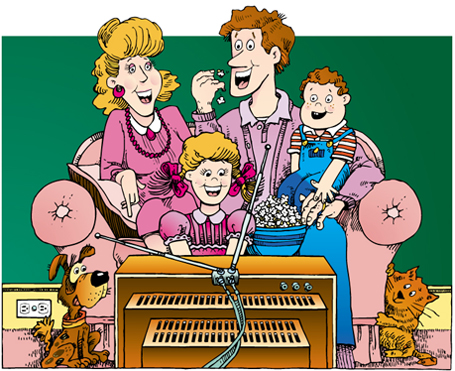
#> input picture 4/femfel/images/femfel1.png, 455 x 371 px
$ python stitch.py   (older library calls are emulated)
#> lines starting #> are read from the running program, lines starting #| are printed output that depends on the picture; after the words box and inside, x2 and y2 are one past the last pixel; in counts of white or black regions, pixels touching at a corner belong together
### 4/femfel/pyimagesearch/panorama.py
# import the necessary packages
import numpy as np
import imutils
import cv2

class Stitcher:
	def __init__(self):
		# determine if we are using OpenCV v3.X
		self.isv3 = imutils.is_cv3()

	def stitch(self, images, ratio=0.75, reprojThresh=4.0,
		showMatches=False):
		# unpack the images, then detect keypoints and extract
		# local invariant descriptors from them
		(imageB, imageA) = images
		(kpsA, featuresA) = self.detectAndDescribe(imageA)
		(kpsB, featuresB) = self.detectAndDescribe(imageB)

		# match features between the two images
		M = self.matchKeypoints(kpsA, kpsB,
			featuresA, featuresB, ratio, reprojThresh)

		# if the match is None, then there aren't enough matched
		# keypoints to create a panorama
		if M is None:
			return None

		# otherwise, apply a perspective warp to stitch the images
		# together
		(matches, H, status) = M

		result = cv2.warpPerspective(imageA, H, (imageA.shape[1], imageA.shape[0]), borderValue= (255, 255, 255))

		# check to see if the keypoint matches should be visualized
		if showMatches:
			vis = self.drawMatches(imageA, imageB, kpsA, kpsB, matches,
				status)

			# return a tuple of the stitched image and the
			# visualization
			return (result, vis)

		# return the stitched image
		return result

	def detectAndDescribe(self, image):
		# convert the image to grayscale
		gray = cv2.cvtColor(image, cv2.COLOR_BGR2GRAY)

		# check to see if we are using OpenCV 3.X
		if self.isv3:
			# detect and extract features from the image
			descriptor = cv2.xfeatures2d.SIFT_create()
			(kps, features) = descriptor.detectAndCompute(image, None)

		# otherwise, we are using OpenCV 2.4.X
		else:
			# detect keypoints in the image
			detector = cv2.FeatureDetector_create("SIFT")
			kps = detector.detect(gray)

			# extract features from the image
			extractor = cv2.DescriptorExtractor_create("SIFT")
			(kps, features) = extractor.compute(gray, kps)

		# convert the keypoints from KeyPoint objects to NumPy
		# arrays
		kps = np.float32([kp.pt for kp in kps])

		# return a tuple of keypoints and features
		return (kps, features)

	def matchKeypoints(self, kpsA, kpsB, featuresA, featuresB,
		ratio, reprojThresh):
		# compute the raw matches and initialize the list of actual
		# matches
		matcher = cv2.DescriptorMatcher_create("BruteForce")
		rawMatches = matcher.knnMatch(featuresA, featuresB, 2)
		matches = []

		# loop over the raw matches
		for m in rawMatches:
			# ensure the distance is within a certain ratio of each
			# other (i.e. Lowe's ratio test)
			if len(m) == 2 and m[0].distance < m[1].distance * ratio:
				matches.append((m[0].trainIdx, m[0].queryIdx))

		# computing a homography requires at least 4 matches
		if len(matches) > 4:
			# construct the two sets of points
			ptsA = np.float32([kpsA[i] for (_, i) in matches])
			ptsB = np.float32([kpsB[i] for (i, _) in matches])

			# compute the homography between the two sets of points
			(H, status) = cv2.findHomography(ptsA, ptsB, cv2.RANSAC,
				reprojThresh)

			# return the matches along with the homograpy matrix
			# and status of each matched point
			return (matches, H, status)

		# otherwise, no homograpy could be computed
		return None

	def drawMatches(self, imageA, imageB, kpsA, kpsB, matches, status):
		# initialize the output visualization image
		(hA, wA) = imageA.shape[:2]
		(hB, wB) = imageB.shape[:2]
		vis = np.zeros((max(hA, hB), wA + wB, 3), dtype="uint8")
		vis[0:hA, 0:wA] = imageA
		vis[0:hB, wA:] = imageB

		# loop over the matches
		for ((trainIdx, queryIdx), s) in zip(matches, status):
			# only process the match if the keypoint was successfully
			# matched
			if s == 1:
				# draw the match
				ptA = (int(kpsA[queryIdx][0]), int(kpsA[queryIdx][1]))
				ptB = (int(kpsB[trainIdx][0]) + wA, int(kpsB[trainIdx][1]))
				cv2.line(vis, ptA, ptB, (0, 255, 0), 1)

		# return the visualization
		return vis

### 4/femfel/stitch.py
from pyimagesearch.panorama import Stitcher
import argparse
import imutils
import cv2
import numpy as np

img1 = cv2.imread("images/femfel1.png")
#> img1 is the input picture: shape (371, 455, 3); mean B, G, R 111.5, 136.1, 131.1
img2 = cv2.imread("images/femfel2.png")
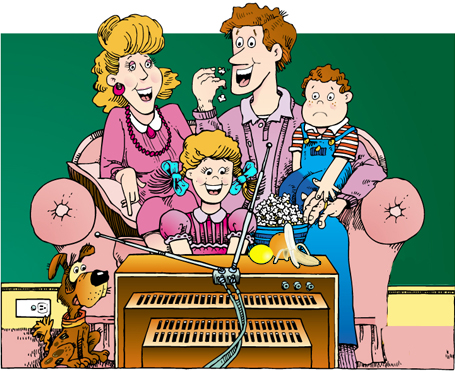
#> input picture 4/femfel/images/femfel2.png, 455 x 371 px
#> img2 is the input picture: shape (371, 455, 3); mean B, G, R 112.4, 137.6, 131.1

stitcher = Stitcher()
(result, vis) = stitcher.stitch([img1, img2], showMatches=True)
#> in detectAndDescribe, `kps = detector.detect(gray)`: kps = 1362 keypoints; strongest (x, y, size): (251, 44, 1.9), (209, 173, 2.4), (222, 173, 2.2), (99, 274, 2)
#> in detectAndDescribe, `kps = np.float32([kp.pt for kp in kps])`: kps = 1362 pairs, first value 3.67 to 451.8, second value 6.42 to 367.5
#> in stitch, `(kpsA, featuresA) = self.detectAndDescribe(imageA)`: kpsA has the same summary as kps in detectAndDescribe
#> in detectAndDescribe (call 2), `gray = cv2.cvtColor(image, cv2.COLOR_BGR2GRAY)`:
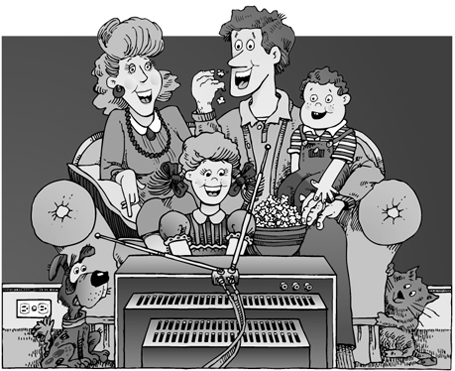
#> gray: shape (371, 455); min 0, max 255, mean 131.8
#> in detectAndDescribe (call 2), `kps = detector.detect(gray)`: kps = 1538 keypoints; strongest (x, y, size): (250, 46, 1.8), (208, 175, 2.4), (221, 174, 2.2), (99, 274, 2.2)
#> in detectAndDescribe (call 2), `kps = np.float32([kp.pt for kp in kps])`: kps = 1538 pairs, first value 3.08 to 450.5, second value 8.41 to 367.6
#> in stitch, `(kpsB, featuresB) = self.detectAndDescribe(imageB)`: kpsB has the same summary as kps in detectAndDescribe
#> in matchKeypoints, `rawMatches = matcher.knnMatch(featuresA, featuresB, 2)`: rawMatches = 1362 matches
#> after the loop in matchKeypoints, `for m in rawMatches:`: matches = 912 pairs, first value 2 to 1478, second value 3 to 1361
#> in matchKeypoints, `ptsA = np.float32([kpsA[i] for (_, i) in matches])`: ptsA = 912 pairs, first value 3.87 to 451.8, second value 6.42 to 367.5
#> in matchKeypoints, `ptsB = np.float32([kpsB[i] for (i, _) in matches])`: ptsB = 912 pairs, first value 3.63 to 409.6, second value 9.38 to 367.6
#> in matchKeypoints, `(H, status) = cv2.findHomography(ptsA, ptsB, cv2.RANSAC, reprojThresh)`: H = [[0.991, 0.000149, 0.941], [-0.000163, 0.992, 3.02], [-2.35e-07, 1.78e-07, 1]]; status = 912 values, max 1 at index 0, min 0 at index 62, mean 0.971
#> in drawMatches, `vis[0:hB, wA:] = imageB`:
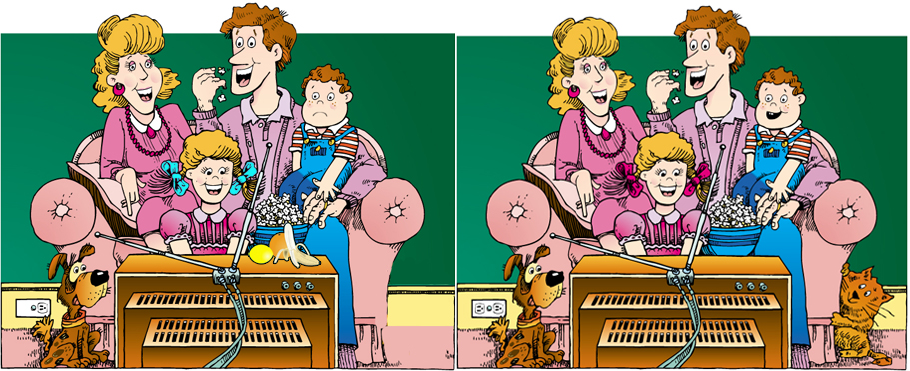
#> vis: shape (371, 910, 3); mean B, G, R 112, 136.9, 131.1
#> the loop in drawMatches, `for ((trainIdx, queryIdx), s) in zip(matches, status):` made 912 passes
#> (trainIdx, queryIdx, ptA, ptB) on passes 1 to 12: (3, 3, (3, 285), (459, 285)), (7, 4, (11, 288), (467, 289)), (10, 7, (17, 329), (473, 329)), (13, 8, (20, 333), (476, 333)), (14, 11, (26, 335), (482, 335)), (16, 12, (30, 335), (486, 335)), (17, 13, (30, 288), (486, 289)), (21, 17, (33, 328), (489, 328)), (22, 18, (33, 352), (489, 352)), (23, 19, (34, 366), (490, 367)), (26, 21, (35, 302), (490, 302)), (27, 23, (36, 289), (492, 289))
#> (ptA, ptB) on passes 61, 62, 64, 65, 66, 67: ((62, 245), (517, 246)), ((62, 250), (518, 251)), ((64, 309), (519, 309)), ((64, 309), (519, 309)), ((64, 355), (520, 355)), ((64, 355), (520, 355))
#> after the loop in drawMatches, `for ((trainIdx, queryIdx), s) in zip(matches, status):`:
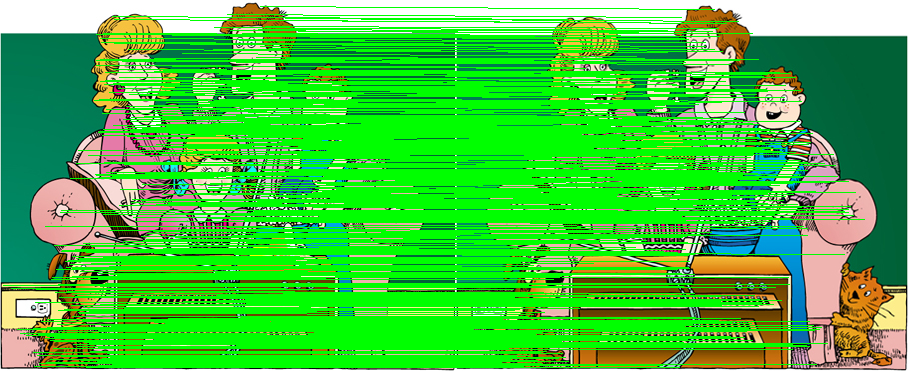
#> vis: shape (371, 910, 3); mean B, G, R 63, 194.5, 70.3

img_diff = cv2.absdiff(result, img1)

kernel = np.ones((2,2), np.uint8)
img_eroded = cv2.erode(img_diff, kernel, iterations=1)

gray = cv2.cvtColor(img_eroded, cv2.COLOR_BGR2GRAY)
retval, dest = cv2.threshold(gray, 40, 255, cv2.THRESH_BINARY)
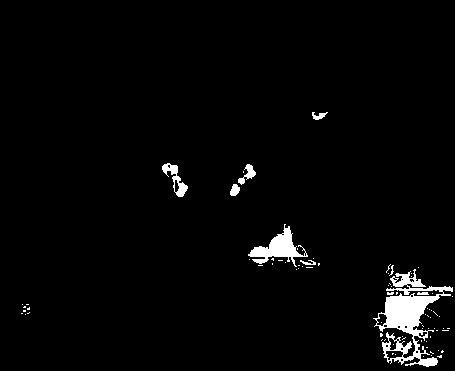
#> dest: shape (371, 455); 2.7% white; 79 white regions (70 under 20 px)

image, contours, hierarchy = cv2.findContours(dest, cv2.RETR_EXTERNAL, cv2.CHAIN_APPROX_NONE)
#> contours = 75 contours, 68 with area under 20; largest, box (x1, y1, x2, y2) and area: (373, 269, 453, 367) 2585, (248, 224, 308, 267) 789, (162, 163, 188, 197) 291, (238, 164, 256, 185) 116, (230, 184, 240, 196) 71, (312, 112, 328, 120) 48, (300, 260, 316, 265) 21

for c in contours:
  (x, y, w, h) = cv2.boundingRect(c)
  cv2.rectangle(img_eroded, (x, y), (x + w, y + h), (0, 0, 255), 1)
#> this loop made 75 passes
#> (x, y, w, h) on passes 1, 2, 3, 4, 5, 6, 8, 12, 14, 15, 16, 19: (423, 356, 1, 1), (437, 355, 5, 3), (431, 355, 1, 1), (430, 351, 4, 3), (441, 350, 3, 3), (438, 350, 1, 1), (426, 341, 1, 1), (402, 337, 4, 3), (402, 336, 1, 1), (380, 333, 3, 4), (442, 330, 7, 1), (443, 328, 1, 1)
#> (c, x, y, w, h) on passes 7, 9, 10, 11, 13, 17: ([[426, 347], [427, 347]], 426, 347, 2, 1), ([[421, 340], [421, 341]], 421, 340, 1, 2), ([[385, 339], [384, 340]], 384, 339, 2, 2), ([[382, 339], [381, 340]], 381, 339, 2, 2), ([[430, 336], [430, 337]], 430, 336, 1, 2), ([[436, 330], [437, 330]], 436, 330, 2, 1)
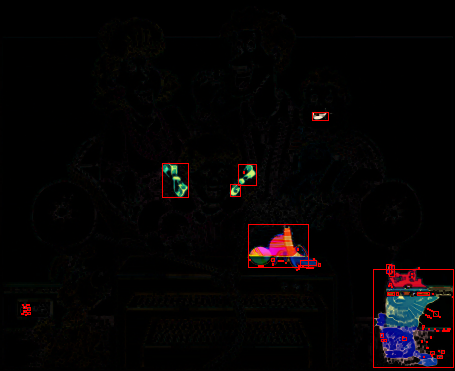
#> img_eroded: shape (371, 455, 3); mean B, G, R 4.4, 3.7, 6.2


# Initiate ORB detector
orb = cv2.ORB_create()

# find the keypoints and descriptors with ORB
kp1, des1 = orb.detectAndCompute(img1, None)
#> kp1 = 500 keypoints; strongest (x, y, size): (334, 277, 31), (221, 99, 31), (332, 279, 31), (251, 304, 31)
kp2, des2 = orb.detectAndCompute(img2, None)
#> kp2 = 500 keypoints; strongest (x, y, size): (334, 278, 31), (307, 126, 31), (222, 97, 31), (269, 145, 31)

# create BFMatcher object
bf = cv2.BFMatcher(cv2.NORM_HAMMING, crossCheck=True)

# Match descriptors.
matches = bf.match(des1,des2)
#> matches = 308 matches

# Sort them in the order of their distance.
matches = sorted(matches, key = lambda x:x.distance)

# Draw first 10 matches.
feature_image = None
feature_image = cv2.drawMatches(img1,kp1,img2,kp2,matches[:10], feature_image, flags=2)
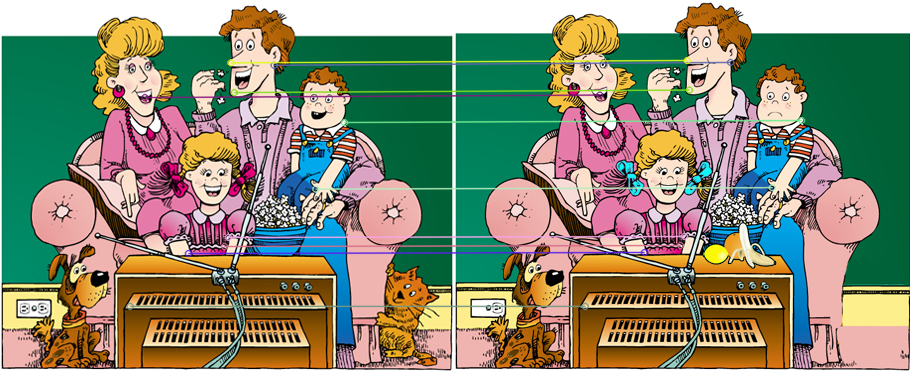
#> feature_image: shape (371, 910, 3); mean B, G, R 112.4, 137.2, 132

# show the images
cv2.imshow("Image 1", img1)
cv2.imshow("Image 2", img2)
cv2.imshow("Feature Points", feature_image)
cv2.imshow("Difference", img_diff)
cv2.imshow("Result", img_eroded)
cv2.waitKey(0)

# Save the images
cv2.imwrite("../bilder/feature_points.png", feature_image)
cv2.imwrite("../bilder/img_diff.png", img_diff)
cv2.imwrite("../bilder/result.png", img_eroded)
